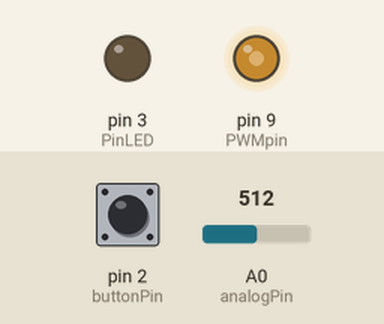
Bench run of a sketch on a simulated Arduino Uno, built with avr-gcc and run on an emulated ATmega328P. Parts: output pins drawn as LEDs (lit = HIGH). The test bench sets the inputs (shaded band); at power-on: A0 (analogPin) = 512, pin 2 (buttonPin) LOW. What the sketch prints to the serial monitor is not drawn.

Above: at 1.2 s.
1.3 s: A0 (analogPin) set to 716
At 2.5 s:
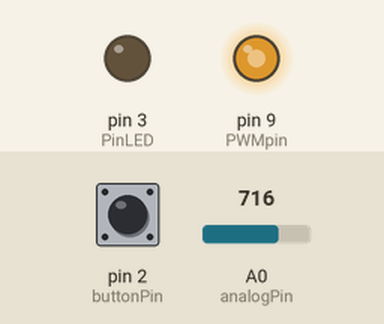
2.8 s: pin 2 (buttonPin) pulled HIGH for 0.15 s
At 4.1 s:
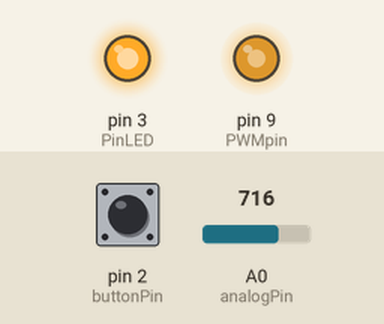
4.4 s: A0 (analogPin) set to 900
At 5.1 s:
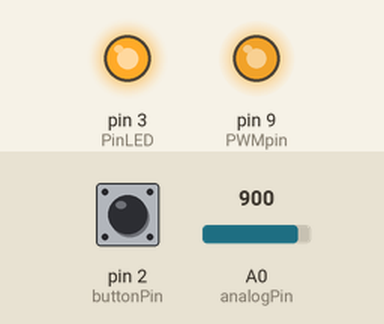
5.9 s: pin 2 (buttonPin) pulled HIGH for 1 s
At 7.8 s:
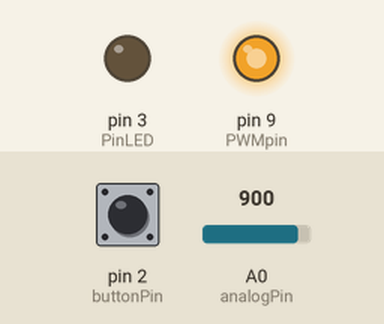
8.4 s: A0 (analogPin) set to 122
At 9.2 s:
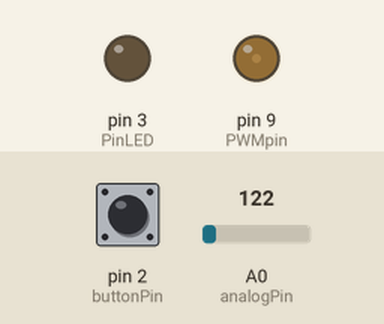
9.9 s: pin 2 (buttonPin) pulled HIGH for 0.15 s
At 10.8 s:
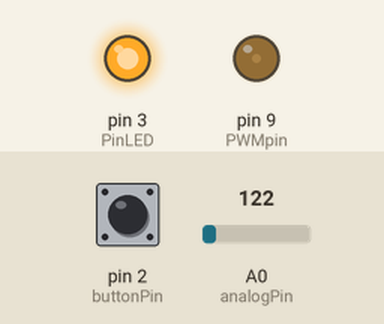
Timing chart, 0 to 12.5 s (numbered marks = the images above; inputs shaded):
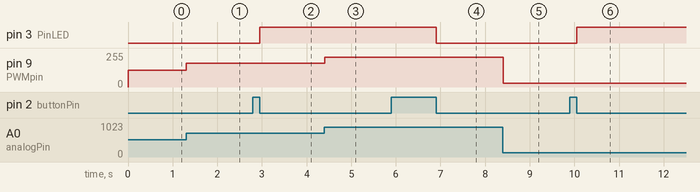

The sketch:

Digital_IO-ADC_Analog.ino
```cpp
int PWMpin = 9;      // PWM out on digital pin 9
const int buttonPin = 2;  // the number of the pushbutton pin
const int PinLED = 3;    // the number of the LED pin
int analogPin = 0;   // potentiometer connected to A0
int val = 0;         // variable to store the read value
int estado = LOW;  // variable for reading the pushbutton status
int oldbuttonState = 0;
int newbuttonState = 0;

void setup() {
  Serial.begin(9600);
  // initialize the LED pin as an output:
  pinMode(PinLED, OUTPUT);
  digitalWrite(PinLED, LOW);
  // initialize the pushbutton pin as an input:
  pinMode(buttonPin, INPUT);
  pinMode(PWMpin, OUTPUT); // sets the pin as output
}

void loop() {
  val = analogRead(analogPin);// read the potentiometer as 8 bit
  //Serial.println(val);
  val = map(val,0,1023,0,25500);
  val = val/100;
  analogWrite(PWMpin, val);
  Serial.println(val);
  // check if the pushbutton is pressed. If it is, the buttonState is HIGH:
  newbuttonState = digitalRead(buttonPin);
  if(newbuttonState != oldbuttonState)
  {
    oldbuttonState = newbuttonState;
    if(newbuttonState == LOW)
    {
      estado = !estado;
      digitalWrite(PinLED, estado);
    }
  }
}
```

Measured:
- after the input at 1.3 s, pin 9 (PWMpin): 127/255 → 178/255 at once
- after the input at 2.8 s, pin 3 (PinLED): LOW → HIGH after 0.15 s
- after the input at 4.4 s, pin 9 (PWMpin): 178/255 → 224/255 at once
- after the input at 5.9 s, pin 3 (PinLED): HIGH → LOW after 1.0 s
- after the input at 8.4 s, pin 9 (PWMpin): 224/255 → 30/255 at once
- after the input at 9.9 s, pin 3 (PinLED): LOW → HIGH after 0.15 s
